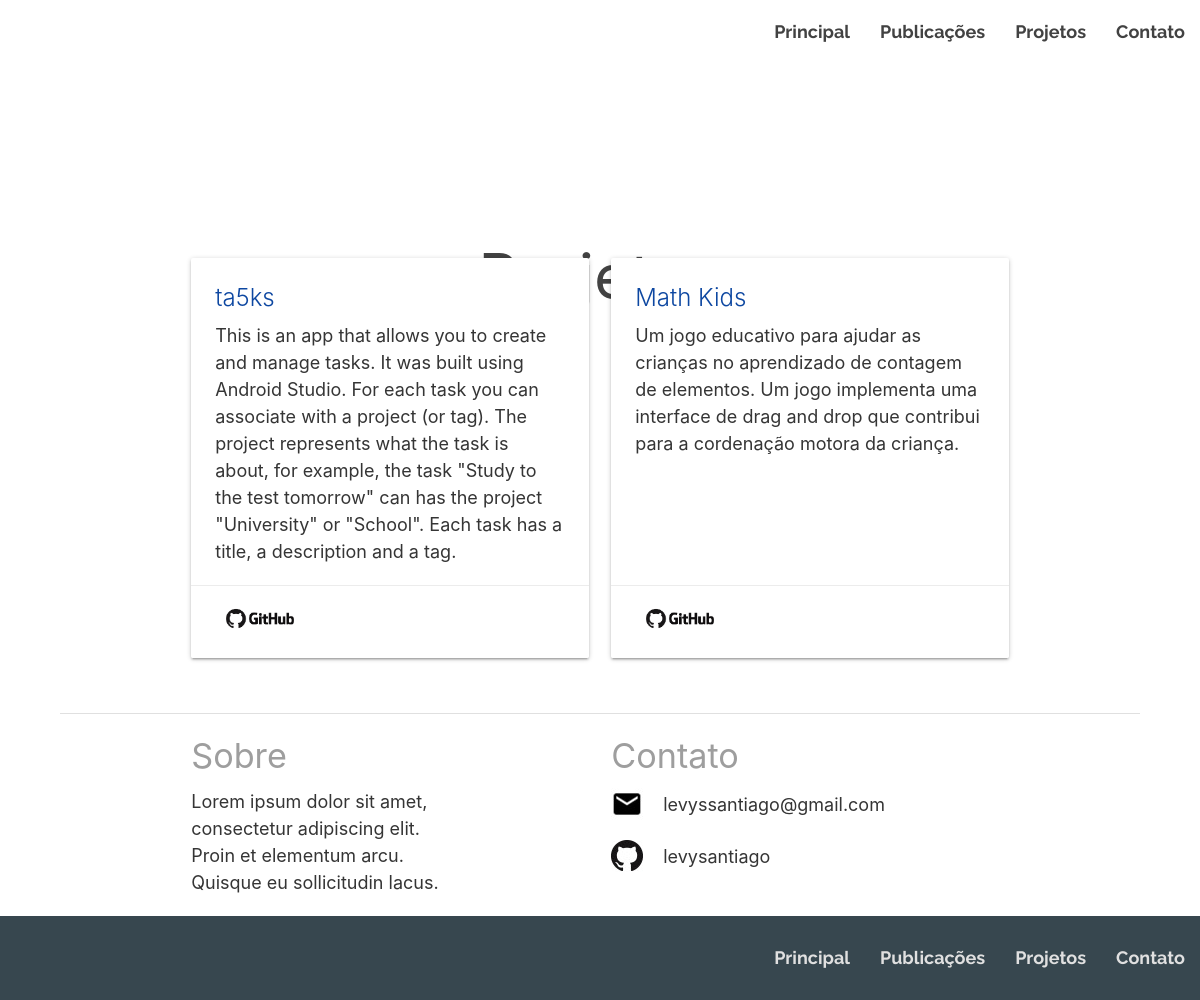
The app's page /projetos.php with its own data.
### tables this page shows
CREATE TABLE `projetos` (
  `id` int(11) NOT NULL AUTO_INCREMENT,
  `titulo` varchar(120) NOT NULL,
  `descricao` text NOT NULL,
  `link` varchar(255) NOT NULL,
  `user` int(11) NOT NULL,
  `data` date NOT NULL,
  PRIMARY KEY (`id`),
  KEY `fk_projetos_user_idx` (`user`),
  CONSTRAINT `fk_projetos_user` FOREIGN KEY (`user`) REFERENCES `user` (`id`) ON DELETE NO ACTION ON UPDATE NO ACTION
);

### util.php (the view, shortened to what this page needs)
<?php
    function printMenu(){
        ?>
        <div class="parallax-container">
	      	<nav class="transparent z-depth-0">
			    <div class="nav-wrapper">
			      <ul class="right hide-on-med-and-down">
			        <li><a href="./index.php">Principal</a></li>
			        <li><a href="./publicacoes.php">Publicações</a></li>
			        <li><a href="./projetos.php">Projetos</a></li>
			        <li><a href="./contato.php">Contato</a></li>
			      </ul>
			    </div>
			</nav>
	    </div>
        <?php
    }
    function printProjetos($titulo, $descricao, $link){
        ?>
        <div class="col s12 l6">
            <a href="<?php echo $link ?>">
                <div class="card hoverable medium">
                <div class="card-content">
                    <span class="card-title"><?php echo $titulo ?></span>
                    <p><?php echo $descricao ?></p>
                </div>
                <div class="card-action">
                    <img width="90px" src="imgs/github.jpg" alt="Link para o github do projeto">
                </div>
                </div>
            </a>
        </div>
        <?php
    }
        ?>
        <?php
    function footer(){
        ?>
        <footer class="page-footer white">
		<div class="divider"></div>
          <div class="container">
            <div class="row">
              <div class="col l4 m6 s12">
                <h4 class="grey-text">Sobre</h4>
                <ul>
                  <p class="text-lighten-4">Lorem ipsum dolor sit amet, consectetur adipiscing elit. Proin et elementum arcu. Quisque eu sollicitudin lacus.</p>
                </ul>
              </div>
              <div class="col l6 offset-l2 m6 s12">
                <h4 class="grey-text">Contato</h4>
                <div class="row">
                	<div class="col s1 m2 valign-wrapper">
                		<img class="img-footer" src="imgs/email.jpg" alt="Endereço de email" />
						<p class="text-lighten-4 left-align">levyssantiago@gmail.com</p></p>
					</div>
				</div>
				<div class="row">
					<div class="col s1 m2 valign-wrapper">
						<img class="img-footer" src="imgs/github-circle.jpg" alt="Usuário github" />
						<p class="text-lighten-4">levysantiago</p>
					</div>
				</div>
              </div>
            </div>
          </div>
			<div class="footer-copyright blue-grey darken-3">
                <nav class="transparent z-depth-0">
                    <div class="nav-wrapper">
                        <ul class="right">
                        <li><a href="./index.php">Principal</a></li>
                        <li><a href="./publicacoes.php">Publicações</a></li>
                        <li><a href="./projetos.php">Projetos</a></li>
                        <li><a href="./contato.php">Contato</a></li>
                        </ul>
                    </div>
                </nav>
			</div>
        </footer>
        <?php
    }
?>

### projetos.php (shortened to what this page needs)
<?php
    require_once('util.php');
?>
<!DOCTYPE html>
<html lang="pt">
<head>
	<link rel="stylesheet" type="text/css" href="style.css">
	<link rel="stylesheet" href="https://cdnjs.cloudflare.com/ajax/libs/materialize/1.0.0/css/materialize.min.css">
</head>
<body>
	<header>
        <?php
        printMenu();
        ?>
        <h1>Projetos</h1>
	</header>
	<main class="container">
		<section>
            <div class="row">
                <?php
                $sql="SELECT * FROM `projetos`";
                $result = mysqli_query($db_link, $sql);
                while($row=mysqli_fetch_array($result)){
                    printProjetos($row['titulo'], $row['descricao'], $row['link']);
                }
                ?>
            </div>
		</section>
	</main>
    <?php
    footer();
    ?>
</body>
</html>

### style.css (style rules this page uses)
* { margin: 0px; padding: 0px; color: #353535; }
body { display: flex; min-height: 100vh; flex-direction: column; }
main { flex: 1 0 auto; }
nav > div > ul a { font-family: "Raleway", sans-serif; font-weight: bold; font-size: 18px; color: #424242; }
footer nav > div > ul a { color: #e0e0e0; }
p { font-size: 18px; }
h1, h2 { color: #424242; }
html, body, #main-header { height: 100%; width: 100%; }
header { margin-bottom: 50px; }
header h1 { text-align: center; }
header .parallax-container, header .parallax { height: 100%; }
div.card-content > span.card-title { color: #0d47a1; }
.divider { width: 90%; margin-left: 5%; }
.img-footer { margin-right: 20px; width: 70px; }
nav > div > ul { float: right; }

### records on screen
projetos: titulo "ta5ks", descricao "This is an app that allows you to create and manage tasks. It was built using Android Studio. For each task you can associate with a project (or tag). The project represents what the task is about, for example, the task \"Study to the test tomorrow\" can has the project \"University\" or \"School\". Each task has a title, a description and a tag."
projetos: titulo "Math Kids", descricao "Um jogo educativo para ajudar as crianças no aprendizado de contagem de elementos. Um jogo implementa uma interface de drag and drop que contribui para a cordenação motora da criança."
